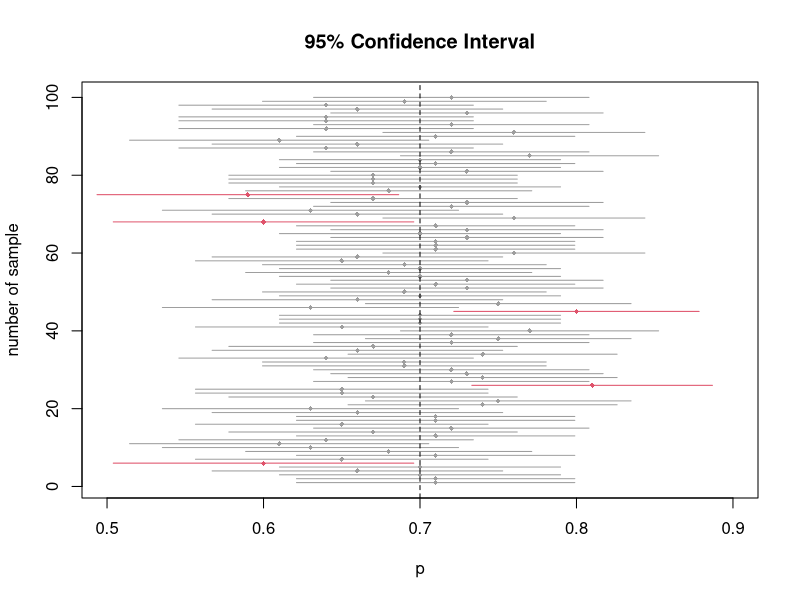
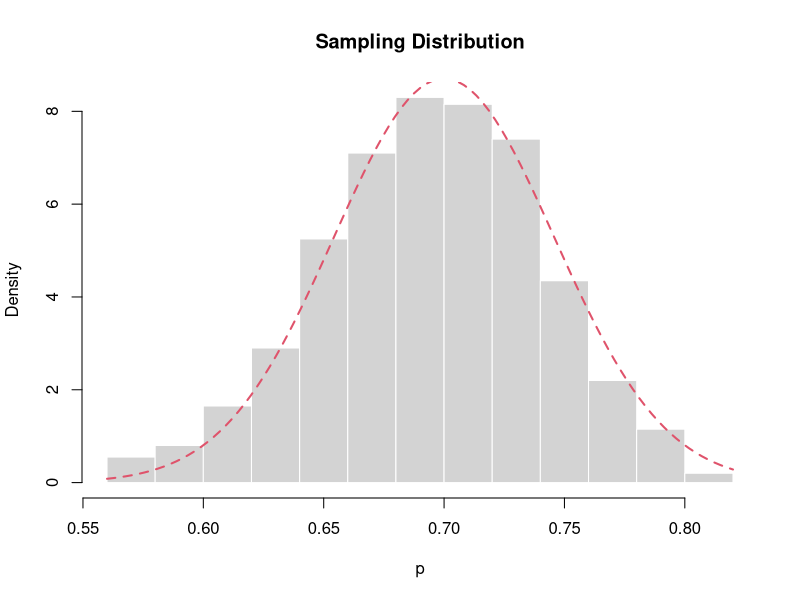

The R source for these figures, in order:
## ---- chunk 1
graduate <- read.csv("data/graduate.csv")

dim(graduate)
head(graduate)
table(graduate$department)

N <- nrow(graduate)
n <- 100

set.seed(1) # 使每次執行程式時得到相同的隨機結果
## ---- chunk 2
sample1_id <- sample(1:N, size = n)
sample1 <- graduate[sample1_id, ]

dim(sample1)
head(sample1)

# 就業率估計值
mean(sample1$employment)
## ---- chunk 3
# 計算抽樣間距
k <- N / n
k

# 抽樣起始點
start <- sample(1:k, size = 1)
start

# 從 start 開始，每隔 k 筆抽取一人
sample2_id <- seq(from = start, by = k, length.out = n)
sample2_id
sample2 <- graduate[sample2_id, ]

dim(sample2)
head(sample2)

# 就業率估計值
mean(sample2$employment)
## ---- chunk 4
# 計算目標族群中各科系人數
dept_count <- table(graduate$department)
dept_count

# 計算各科系抽樣人數
# 此處將各科系抽出率設為一致 (n/N), 實際上各分層可以有不同抽出率
dept_sample_size <- round(dept_count * n / N)
dept_sample_size

# round() 四捨五入之後可能造成總和不等於 100
sum(dept_sample_size)

# 產生科系清單
dept_list <- unique(graduate$department)

# 初始化一個空的向量, 收集各科系所抽出的 ID
sample3_id <- c()

# 根據各科系指定的樣本數進行隨機抽樣
for(dept in dept_list) {
  # 找出該科系所有學生的資料列
  dept_id <- which(graduate$department == dept)
  
  # 從該科系隨機抽取指定人數
  dept_id_sampled <- sample(dept_id, size = dept_sample_size[dept])
  
  # 將各科系所抽出的 id 合併成一個向量
  sample3_id <- c(sample3_id, dept_id_sampled)
}

sample3 <- graduate[sample3_id, ]

# 查看 sample3 各科系人數是否與 dept_sample_size 一致
all.equal(table(sample3$department), dept_sample_size)

dim(sample3)
head(sample3)

# 就業率估計值
sum(tapply(sample3$employment, sample3$department, mean) * proportions(dept_count))
## ---- chunk 5
# 產生科系清單
dept_list <- unique(graduate$department)

# 隨機抽取 5 個科系
dept_selected <- sample(dept_list, size = 5)
sort(dept_selected)

# 找出這 5 個科系的所有學生
cluster_id <- which(graduate$department %in% dept_selected)
length(cluster_id)

# 從這些學生中隨機抽取 100 人
sample4_id <- sample(cluster_id, size = n)
sample4 <- graduate[sample4_id, ]

# 檢查 sample4 包含哪些科系
table(sample4$department)

dim(sample4)
head(sample4)

# 就業率估計值
mean(sample4$employment)
## ---- chunk 6
p <- mean(sample1$employment)
p + c(qnorm(0.025), qnorm(0.975)) * sqrt(p * (1-p) / n)
## ---- chunk 7
# 初始化一個空的矩陣, 包含 3 個 columns, 依序記錄:
#   (1) p 的估計值
#   (2) p 的信賴區間下界
#   (3) p 的信賴區間上界
p_rep <- matrix(nrow = 0, ncol = 3)

# 重複抽樣 100 次
for(i in 1:100) {
  sample1_id <- sample(1:N, size = n)
  sample1 <- graduate[sample1_id, ]
  
  p <- mean(sample1$employment)
  p_ci <- p + c(qnorm(0.025), qnorm(0.975)) * sqrt(p * (1-p) / n)
  
  # 合併每一次抽樣所計算出的 p 與 p_ci
  p_rep <- rbind(p_rep, c(p, p_ci))
}

dim(p_rep)
head(p_rep)

# 就業率的母體真值
p_true <- mean(graduate$employment)
p_true

# 標準誤 (standard error)
p_se <- sqrt(p_true * (1 - p_true) / n)
p_se

# 有幾個區間會涵蓋就業率的母體真值 ?
cover_or_not <- (p_true >= p_rep[, 2] & p_true <= p_rep[, 3])
sum(cover_or_not)
## ---- chunk 8
#| fig-width: 6
#| fig-height: 6

plot(p_rep[, 1], 1:100, pch = 18, cex = 0.7, xlim = c(0.5, 0.9),
     col = ifelse(cover_or_not, 8, 2),
     main = "95% Confidence Interval",
     xlab = "p", ylab = "number of sample",)
segments(p_rep[, 2], 1:100, p_rep[, 3], 1:100,
         col = ifelse(cover_or_not, 8, 2))
abline(v = p_true, lty = 2)
## ---- chunk 9
p_rep <- matrix(nrow = 0, ncol = 3)

for(i in 1:1000) {
  sample1_id <- sample(1:N, size = n)
  sample1 <- graduate[sample1_id, ]
  
  p <- mean(sample1$employment)
  p_ci <- p + c(qnorm(0.025), qnorm(0.975)) * sqrt(p * (1-p) / n)
  
  p_rep <- rbind(p_rep, c(p, p_ci))
}
## ---- chunk 10
# 觀測值
c(Mean = mean(p_rep[, 1]), SE = sd(p_rep[, 1]))

# 理論值
c(Mean = p_true, SE = p_se)
## ---- chunk 11
#| fig-width: 6
#| fig-height: 5

hist(p_rep[, 1], prob = TRUE, border = "white",
     main = "Sampling Distribution", xlab = "p")
curve(dnorm(x, mean = p_true, sd = p_se), add = TRUE,
      col = 2, lwd = 2, lty = 2)
